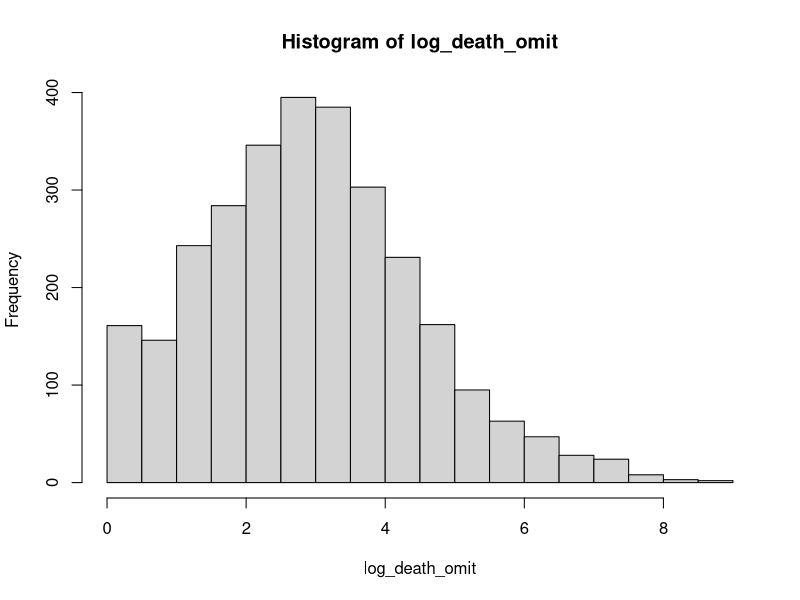

The R script that drew this image: (Note: this script raises an error after producing the figure.)
## ---- chunk 1
knitr::opts_chunk$set(echo = TRUE)
## ---- chunk 2

library(leaps)
library(MASS)
library(xtable)
## ---- chunk 3
data <- read.table("full_data_no_na.csv", sep = ",", header = TRUE)
deaths <- data$deaths

sapply(data, class)

deaths_omit_0 <- data[which(data$deaths != 0),]
log_death_omit <- log(deaths_omit_0$deaths)
hist(log_death_omit)


full_model_death_omit_log <- lm(log_death_omit ~ mask_score + ratio_pop_to_physician + unemploy_rate 
                 + HS_grad_rate + flu_vacc_. + uninsured + median_income + pop_size 
                 + X._rural + life_expectancy + sim_diversity_index + area + X._democrat 
                 + sim_diversity_index + life_expectancy + pop_density, data = deaths_omit_0)
summary(full_model_death_omit_log)


#per population size
deaths_per_pop <- deaths_omit_0$deaths/deaths_omit_0$pop_size

full_model_pop_death_omit <- lm(deaths_per_pop ~ mask_score + ratio_pop_to_physician + unemploy_rate
                 + HS_grad_rate + flu_vacc_. + uninsured + median_income 
                 + X._rural + life_expectancy + sim_diversity_index + area + X._democrat
                 + sim_diversity_index + life_expectancy, data = deaths_omit_0)
boxcox(full_model_pop_death_omit)
#need to take the log
## ---- chunk 4
log_deaths_pop_omit <- log((deaths_per_pop))
hist(log_deaths_pop_omit, breaks = 200)

#full model where the number of deaths is divided by the population and zeros are omitted.
#issue is that taking the log of something (to correct that boxcox) that is between 0 and 1 will lead to negative response variables. 

#state included as greatly improves model

full_model_log_pop_death_omit <- lm(log_deaths_pop_omit ~ mask_score + ratio_pop_to_physician + unemploy_rate + HS_grad_rate + flu_vacc_. + uninsured + median_income + X._rural + life_expectancy + sim_diversity_index + area + X._democrat + sim_diversity_index + life_expectancy+factor(state), data = deaths_omit_0)

#boxcox(full_model_log_pop_death_omit)
summary(full_model_log_pop_death_omit)

anova(full_model_log_pop_death_omit)

#decided on more relevant to do deaths per pop, even though the summary is less good. This model omits those places where there were 0 deaths (consider, not all counties have hospitals where someone in critical care would go to die... ) 
par(mfrow = c(2,2))
plot(full_model_log_pop_death_omit)
## ---- chunk 5
#reg_subsets
sum_sub = regsubsets(log_deaths_pop_omit ~ mask_score + ratio_pop_to_physician + unemploy_rate + HS_grad_rate + flu_vacc_. + uninsured + median_income + X._rural + life_expectancy + sim_diversity_index + area + X._democrat + sim_diversity_index + life_expectancy+factor(state), data = deaths_omit_0,nvmax=20, nbest=1, method='forward')

#not looking like any combinations of these variables are a particularly good predictor of covid death. 
#potentially a missing componant: death over time

res.sum <- summary(sum_sub)
summary(res.sum,all.best=TRUE,matrix=T,matrix.logical=F,df=NULL)
max(res.sum$adjr2)
res.sum$outmat[20,]
labels(which(res.sum$outmat[20,]=='*'))

# n = length(log_deaths_pop_omit)
# p.m = as.integer(rownames(res.sum$which))+1#number of coefficients in each model: p
# ssto = sum((log_deaths_pop_omit-mean(log_deaths_pop_omit))^2)
# sse = (1-res.sum$rsq)*ssto
# aic = n*log(sse/n)+2*p.m
# bic = n*log(sse/n)+log(n)*p.m
# res_sub = cbind(sse, res.sum$rsq, res.sum$adjr2,res.sum$cp, bic, aic)
# head(res_sub, n=1)

## ---- chunk 6
#looking at the diversity index as the separated ethnicity proportions in each county
diversity_as_indv <- lm(log_deaths_pop_omit ~  mask_score + ratio_pop_to_physician + unemploy_rate + HS_grad_rate + flu_vacc_. + uninsured + median_income + X._rural + life_expectancy + sim_diversity_index + area + X._democrat + sim_diversity_index + life_expectancy+factor(state) +  non_hispanic_african_american + american_indian + asian + native_hawaiian + hispanic + non_hispanic_white, data = deaths_omit_0)

summary(diversity_as_indv)


#remove states (it is not really relevant-- see discussion)
diversity_as_indv_nostate <- lm(log_deaths_pop_omit ~  mask_score + ratio_pop_to_physician + unemploy_rate + HS_grad_rate + flu_vacc_. + uninsured + median_income + X._rural + life_expectancy + sim_diversity_index + area + X._democrat + sim_diversity_index + life_expectancy+  non_hispanic_african_american + american_indian + asian + native_hawaiian + hispanic + non_hispanic_white, data = deaths_omit_0)

# coefficient of multiple determination for normal model...
r2_normal <- function(model){
  test <- anova(model)
  sse <- test[,2]
  names <- rownames(test)
  total_sse <- sum(sse)
  output <- cbind(names,sse/total_sse)
  colnames(output) <- c("variables", "r2")
return(output)
}
summary(diversity_as_indv_nostate)
r2_normal(diversity_as_indv_nostate)


#printing a table with this model
#print(xtable(as.data.frame(diversity_as_indv_nostate$coefficients), type = "latex"))
